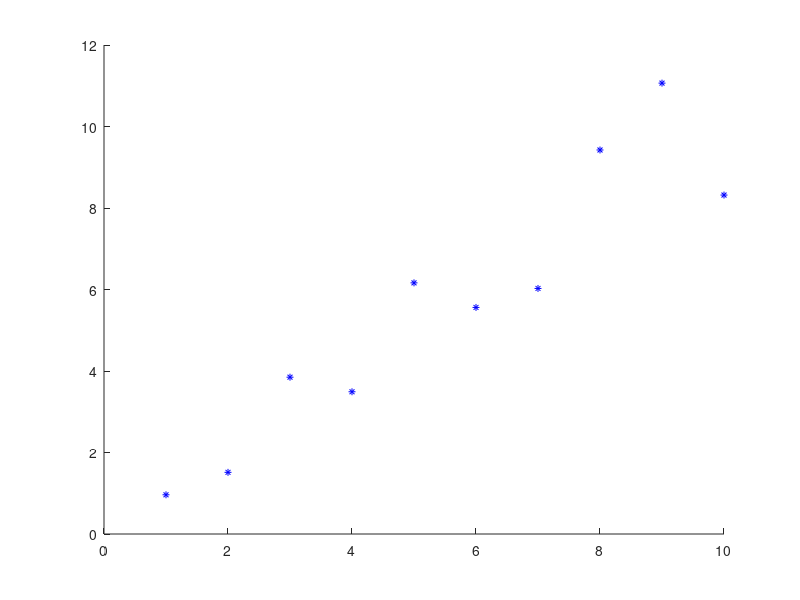

Write the MATLAB code that produced this figure. (Note: this script raises an error after producing the figure.)
x = 1:10;
y = x + randn(1,10);
scatter(x,y,25,'b','*')
lsline
mu = mean(y);
hline = refline([0 mu]);
set(hline,'Color','r')
